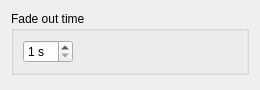
<?xml version="1.0" encoding="UTF-8"?>
<ui version="4.0">
 <class>FadeOutBgmWidget</class>
 <widget class="QWidget" name="FadeOutBgmWidget">
  <property name="geometry"><rect><x>0</x><y>0</y><width>260</width><height>90</height></rect></property>
  <layout class="QVBoxLayout" name="verticalLayout">
   <item>
    <widget class="QGroupBox" name="groupTime">
     <property name="title"><string>Fade out time</string></property>
     <layout class="QHBoxLayout" name="layoutTime">
      <item>
       <widget class="RpgSpinBox" name="spinTime">
        <property name="suffix"><string> s</string></property>
        <property name="minimum"><number>1</number></property>
        <property name="maximum"><number>10</number></property>
       </widget>
      </item>
      <item>
       <spacer name="horizontalSpacer">
        <property name="orientation"><enum>Qt::Horizontal</enum></property>
        <property name="sizeHint" stdset="0"><size><width>40</width><height>20</height></size></property>
       </spacer>
      </item>
     </layout>
    </widget>
   </item>
   <item>
    <spacer name="verticalSpacer">
     <property name="orientation"><enum>Qt::Vertical</enum></property>
     <property name="sizeHint" stdset="0"><size><width>20</width><height>10</height></size></property>
    </spacer>
   </item>
  </layout>
 </widget>
 <customwidgets>
  <customwidget>
   <class>RpgSpinBox</class>
   <extends>QSpinBox</extends>
   <header>ui/common/rpg_spinbox.h</header>
  </customwidget>
 </customwidgets>
 <resources/>
 <connections/>
</ui>
